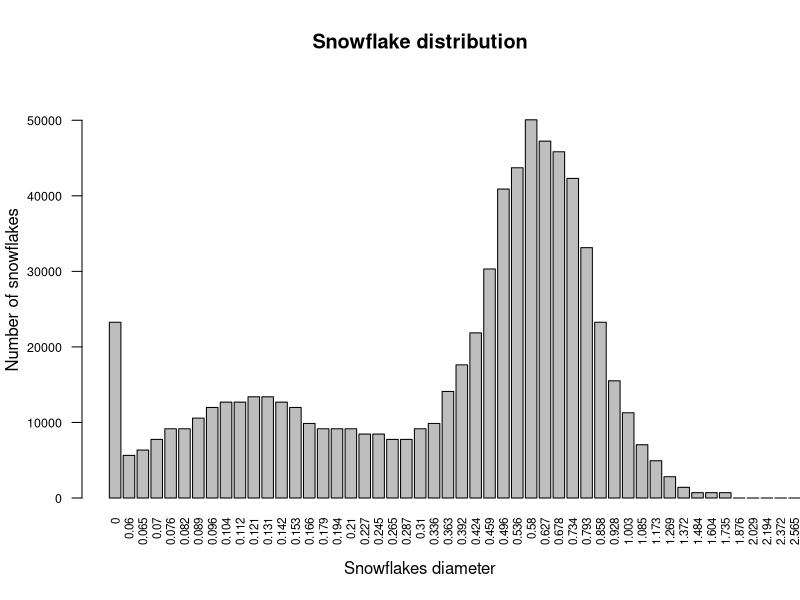
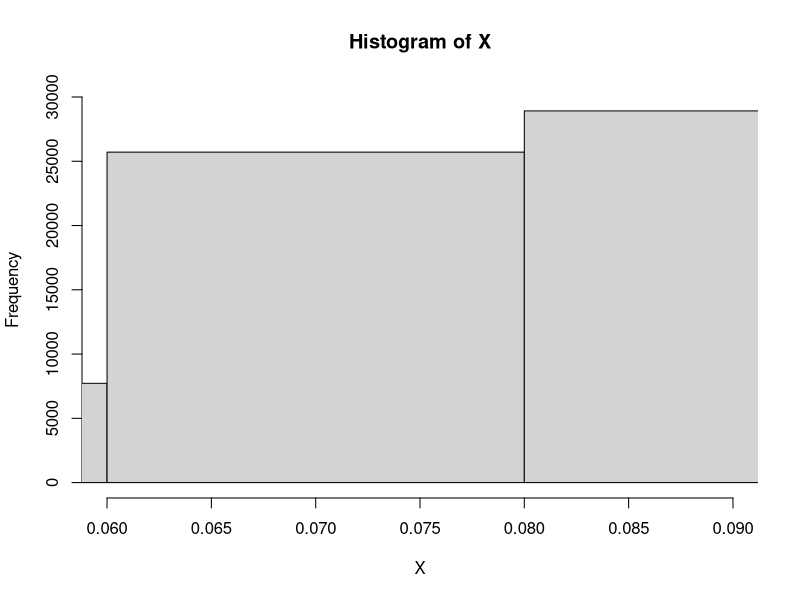

Source code (R) for these figures, in order:
library(readr)
library(ggplot2)
snow_particles <- read_csv("1_snow_particles.csv")
View(snow_particles)

breakpoints <- c(snow_particles$startpoint[1],snow_particles$endpoint)
breakpoints[length(breakpoints)] = breakpoints[length(breakpoints)-1]+0.25

n_particules <- snow_particles$particles.detected[1]
n_snow_bin <- round(0.01*snow_particles$particles.detected*snow_particles$retained....)


# Will not work due to the size of the bins 
# -> find something else
barplot(n_snow_bin, 
        names.arg = breakpoints[-length(breakpoints)], 
        width = 0.06,
        xlim = c(breakpoints[1], breakpoints[length(breakpoints)]), 
        ylim = c(0, max(n_snow_bin) * 1.1), 
        xlab = "Snowflakes diameter", 
        ylab = "Number of snowflakes",
        main = "Snowflake distribution",
        cex.axis = 0.75,cex.names = 0.7,las=2)

# Seems OK at first sight
# Uniform distrubtion on each bin with # snow particles
set.seed(42)
X = rep(0,n_particules)
count <- 0
for (i in 1:length(n_snow_bin)){
  if (n_snow_bin[i] != 0){
    start <- count+1
    end <- start+n_snow_bin[i]-1
    X[start:end] <- runif(n_snow_bin[i],snow_particles$startpoint[i],snow_particles$endpoint[i])
    count <- count + n_snow_bin[i]
  }
}
# check uniform dist
hist(X,breaks = 100,xlim = c(0.06,0.09))
